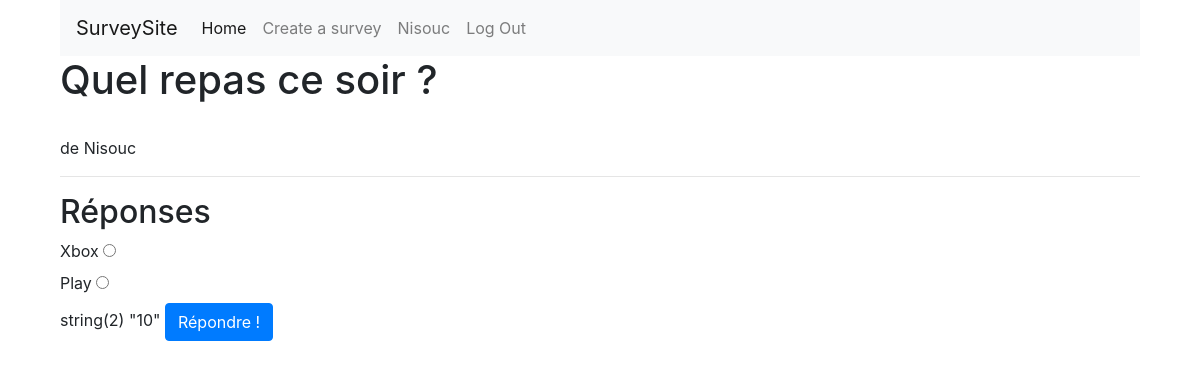
The app's page /index.php?page=survey&id=10 (signed in) with its own data.
### tables this page shows
CREATE TABLE `surveys` (
  `survey_id` int(11) NOT NULL,
  `question` varchar(255) NOT NULL,
  `end` varchar(255) NOT NULL,
  `creatorsId` int(11) NOT NULL
);

CREATE TABLE `users` (
  `user_id` int(11) NOT NULL,
  `user_name` varchar(255) NOT NULL,
  `user_pass` varchar(255) NOT NULL,
  `user_email` varchar(255) NOT NULL,
  `status` tinyint(1) NOT NULL,
  `user_theme` varchar(255) NOT NULL DEFAULT 'white'
);

CREATE TABLE `answers` (
  `id` int(11) NOT NULL,
  `survey_id` int(11) NOT NULL,
  `reponse` varchar(255) NOT NULL,
  `votes` int(11) DEFAULT '0'
);

### App/Controller/SurveyController.php (called while the page is built, shortened)
<?php
class surveyController
{
    public function __construct()
    {
        $this->model = new SurveyModel();
    }
    public function renderSurvey()
    {
        $SurId = $_GET['id'];
        $survey = $this->model->getSurvey();
        $reps = $this->model->getAnswers($SurId);
        require ROOT."/App/View/SurveyVisitView.php";
    }
}

### Public/index.php (called while the page is built, shortened)
<?php
require ROOT."/Core/Database.php";
require ROOT."/router.php";

### Core/Database.php (called while the page is built, shortened)
<?php
class Database{
    protected $pdo;
    public function __construct()
    {
        try {
            $this->host = $dbConfig["host"];
            $this->dbname = $dbConfig["dbname"];
            $this->user = $dbConfig["user"];
            $this->pass = $dbConfig["pass"];
            $this->pdo = new \PDO("mysql:host=$this->host;dbname=$this->dbname", $this->user, $this->pass);
        } catch (\PDOException $e) {
            return $e->getMessage();
        }
    }
    public function query(string $statement, bool $one)
    {
        $query = $this->pdo->query($statement);
        if ($one === false) {
            return $query->fetch(\PDO::FETCH_ASSOC);
        } else {
            return $query->fetchAll(\PDO::FETCH_ASSOC);
        }
    }
}

### App/Model/SurveyModel.php (called while the page is built, shortened)
<?php
class SurveyModel extends Database
{
    public function getSurvey()
    {
        $getEm = "SELECT * FROM surveys INNER JOIN users on surveys.creatorsId = users.user_id";
        return $this->query($getEm, false);
    }
    public function getAnswers($id)
    {
        $getEm = "SELECT * FROM answers WHERE survey_id = '" . $id . "'";
        return $this->query($getEm, true);
    }
}

### App/View/surveyVisitView.php (the view, shortened to what this page needs)
<?php
require ROOT."/commons.php";
?>
<!DOCTYPE html>
<html lang="en">
<head>
</head>
<body>
<h1><?= $survey['question'] ?> </h1>
<p><br> de <?= $survey['user_name'] ?></p>
<hr>
<h2>Réponses</h2>
    <form action="?page=survey&id= <?= $SurId ?>" method="POST">
        <?php
        $i = 1;
        foreach($reps as $rep) { ?>
            <label for="<?= $i ?>"><?= $rep['reponse'] ?></label>
            <input type="radio" name="rep" value="<?= $rep['id']  ?>" id="<?= $i ?>">
            <br>
        <?php $i++;
        } var_dump($_GET['id']);?>
        <button type="submit" class="btn btn-primary">Répondre !</button>
    </form>

### commons.php (style rules this page uses)
* { margin: 0; padding: 0; box-sizing: border-box; }
body { width: 90%; margin: auto; }

### records on screen
surveys: question "Quel repas ce soir ?"
users: user_name "Nisouc"
answers: reponse "Xbox"
answers: reponse "Play"

### other values on screen
$_SESSION["Username"] "Nisouc"
